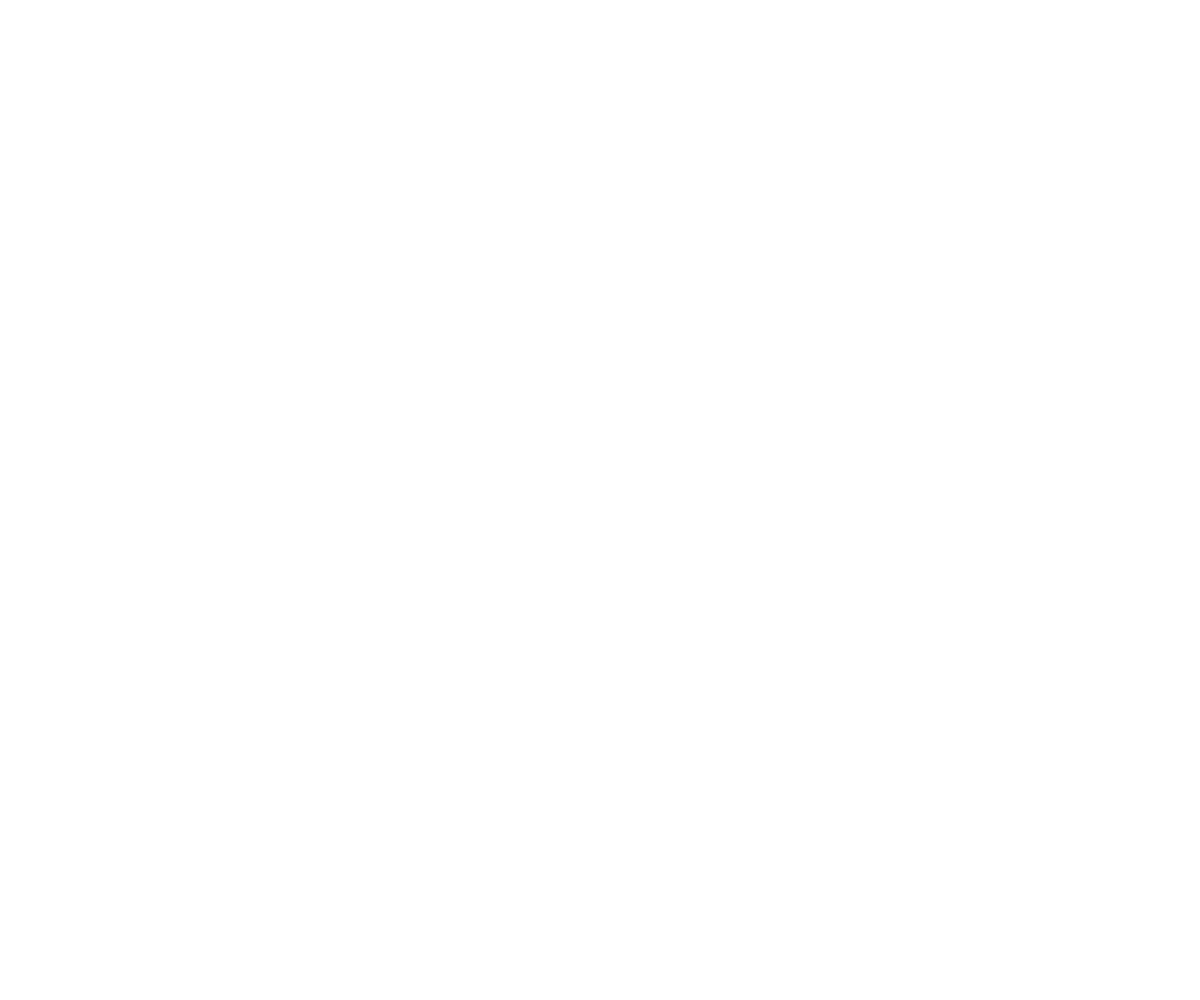
Frame 1 (no input)
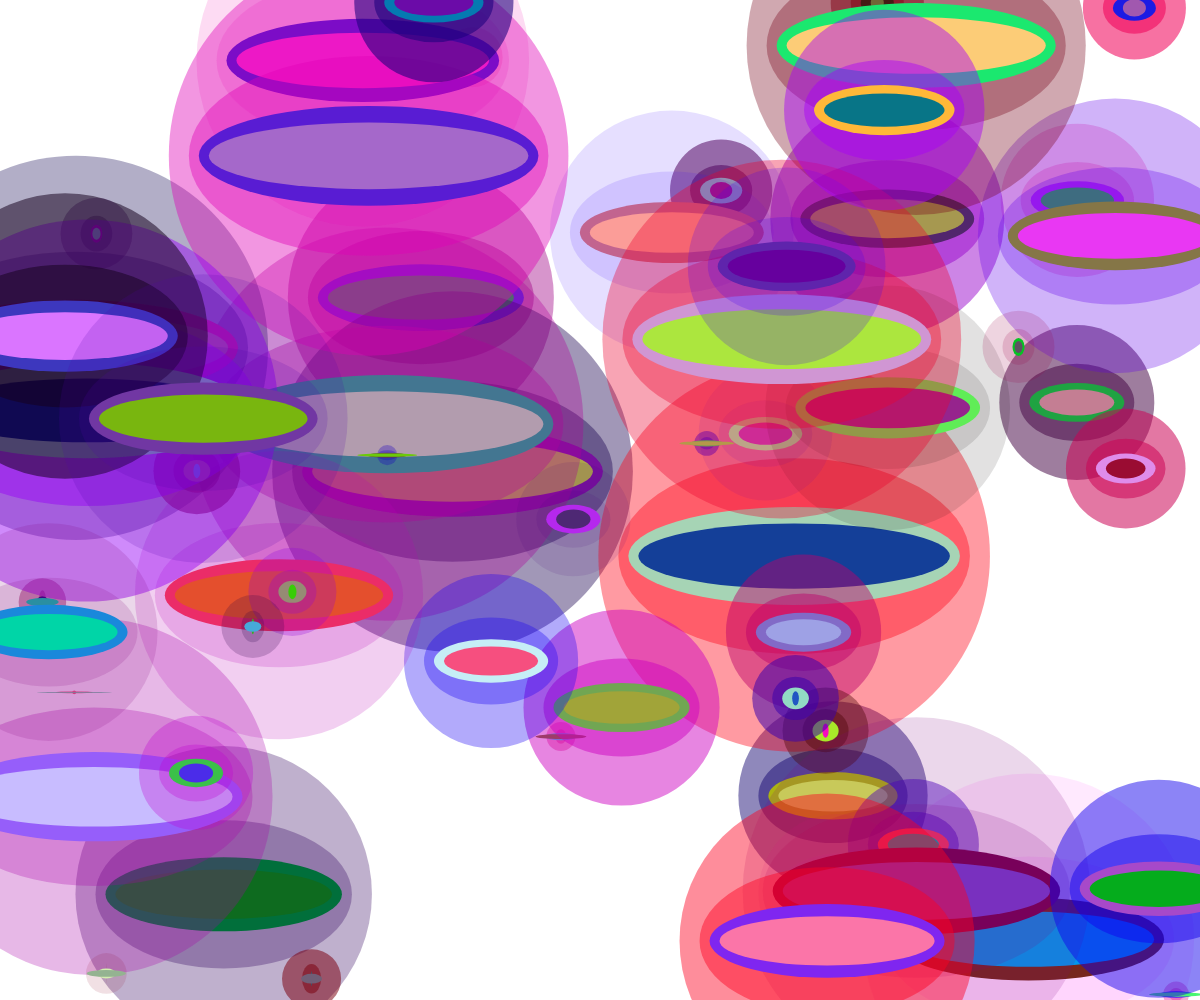
Frame 60 (no input)
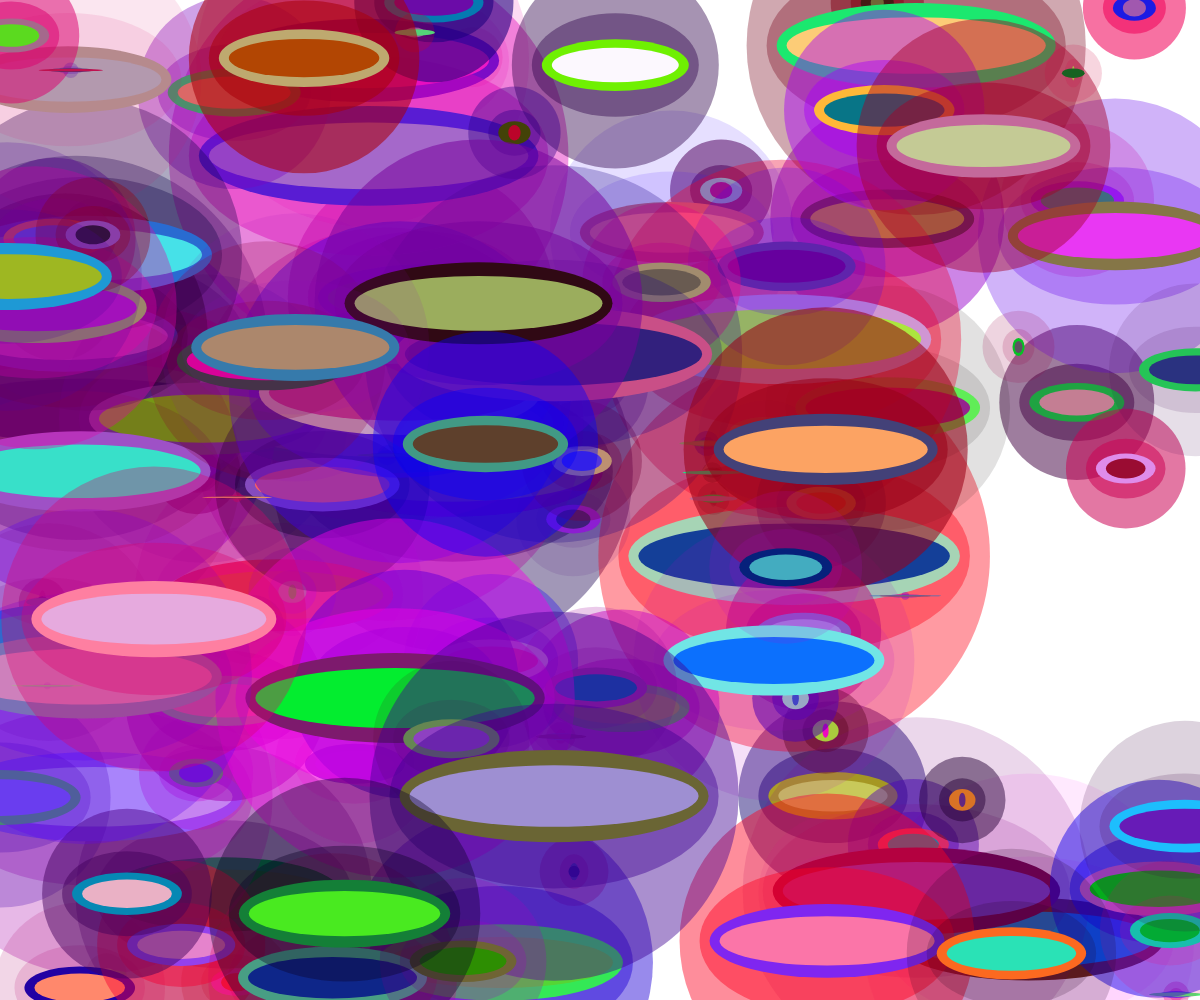
Frame 120 (the mouse pressed at the canvas centre since frame 60)

The p5.js sketch that drew these frames (run headless with seeded random() and noise() and a simulated clock; from frame 60 on, the mouse is pressed at the canvas centre):

// p5.js sketch
// ── sketch.js
//https://github.com/stavrosdidakis/DAT-GAD-405_2017
//https://p5js.org
var scale
var positionWide
var positionUp
//DAT405 / GAD405
//00_Template
//The purpose of this sketch is to provide a basic template
//for P5.js projects
 //Sets size parameters for the circles, keeps them to scale
//Initialization function
function setup() {
  //Print a message to the console - to view using Chrome:
  //View > Developer > Developer Tools > Console
  console.log("Initialization: OK")
  canvas =  createCanvas(windowWidth,windowHeight); //Sets canvas size to size of user browser
  frameRate(30);
  noStroke();
}

function draw() {
customShape();
scale = random(400); //
positionWide = random(windowWidth); // Variable allows shape to remain consistent
positionUp = random(windowHeight);
}

function customShape() {
  fill(random(255),0,random(255), random(20,150));

  ellipse(positionWide, positionUp, scale, scale);
  ellipse(positionWide, positionUp, scale-40, scale/2); // Dividing keeps the scale
  fill(random(255),random(255),random(255));
  ellipse(positionWide, positionUp, scale-60, scale/4);
  fill(random(255),random(255),random(255));
  ellipse(positionWide, positionUp, scale-80, scale/6); // Randomises to edge of window
}
